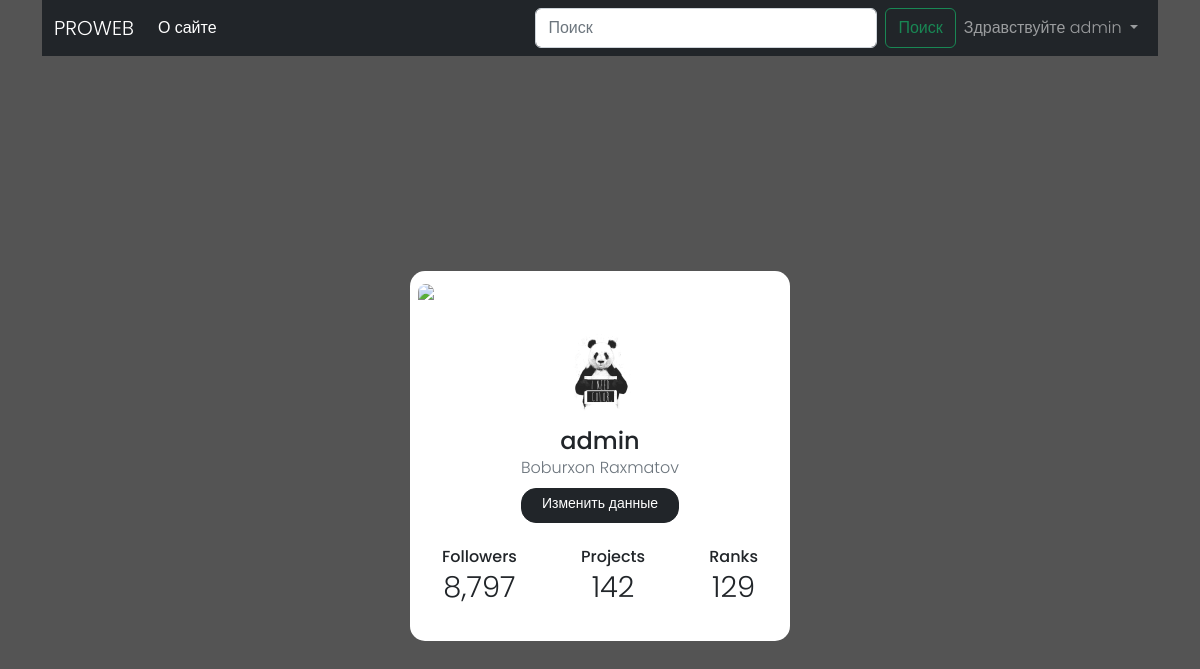
/profile/ (signed in), run on the app's committed database.
### blog/models.py (models this page shows, shortened)
class Profile(models.Model):
    user = models.OneToOneField(User, on_delete=models.CASCADE, verbose_name='Пользователь')
    photo = models.ImageField(upload_to='users/', null=True, blank=True, verbose_name='Фото пользователя')
    def get_photo(self):  # если у себя есть фото, то вернуть его url, иначе ссылка
        if self.photo:
            return self.photo.url
        else:
            return 'https://www.seekpng.com/png/detail/966-9665493_my-profile-icon-blank-profile-image-circle.png'
    class Meta:
        verbose_name = 'Пользователь'
        verbose_name_plural = 'Пользователи'

### blog/views.py (the view)
# urls.py: path('profile/', profile, name='profile'),
def profile(request):
    user_profile = Profile.objects.get(user=request.user)
    context = {
        'profile': user_profile
    }
    return render(request, 'blog/profile.html', context)

### blog/templates/blog/profile.html (shortened to what this page needs)
{% extends 'base.html' %}
{% load static %}
{% block style %}
<link rel="stylesheet" href="{% static 'blog/css/style.css' %}">
{% endblock style %}
{% block main %}
<div class="container d-flex justify-content-center align-items-center">
    <div class="card">
        <div class="upper">
            <img src="https://i.imgur.com/Qtrsrk5.jpg" class="img-fluid">
        </div>
        <div class="user text-center">
            <div class="profile">
                <img src="{{ profile.get_photo }}" class="rounded-circle" width="80">
            </div>
        </div>
        <div class="mt-5 text-center">
            <h4 class="mb-0">{{ profile.user.username }}</h4>
            <span class="text-muted d-block mb-2">{{ profile.user.first_name }} {{ profile.user.last_name }}</span>
            <a href="{% url 'change' %}" class="btn btn-dark btn-sm follow">Изменить данные</a>
            <div class="d-flex justify-content-between align-items-center mt-4 px-4">
                <div class="stats">
                    <h6 class="mb-0">Followers</h6>
                    <span>8,797</span>
                </div>
                <div class="stats">
                    <h6 class="mb-0">Projects</h6>
                    <span>142</span>
                </div>
                <div class="stats">
                    <h6 class="mb-0">Ranks</h6>
                    <span>129</span>
                </div>
            </div>
        </div>
    </div>
</div>
{% endblock main %}

### templates/components/_navbar.html (shortened to what this page needs)
<nav class="navbar navbar-expand-lg navbar-dark bg-dark">
    <div class="container-fluid">
        <a class="navbar-brand" href="{% url 'index' %}">PROWEB</a>
        <div class="collapse navbar-collapse" id="navbarSupportedContent">
            <ul class="navbar-nav me-auto mb-2 mb-lg-0">
                <li class="nav-item">
                    <a class="nav-link active" href="{% url 'about_site' %}">О сайте</a>
                </li>
            </ul>
            <ul class="navbar-nav mb-2 mb-lg-0">
                <form class="d-flex" role="search" method="get" action="{% url 'search' %}">
                    <input name="q" class="form-control me-2" type="search" placeholder="Поиск" aria-label="Поиск">
                    <button class="btn btn-outline-success" type="submit">Поиск</button>
                </form>
                {% if not request.user.is_authenticated %}
                <li class="nav-item">
                    <a class="nav-link active" href="{% url 'login' %}">Войти</a>
                </li>
                <li class="nav-item">
                    <a class="nav-link active" href="{% url 'register' %}">Зарегестрироваться</a>
                </li>
                {% else %}
                <li class="nav-item dropdown">
                    <a class="nav-link dropdown-toggle" href="#" id="navbarDropdown" role="button"
                       data-bs-toggle="dropdown" aria-expanded="false">
                        Здравствуйте {{ request.user.username }}
                    </a>
                </li>
                {% endif %}
            </ul>
        </div>
    </div>
</nav>

### blog/static/blog/css/style.css (style rules this page uses)
body { background-color:#545454; font-family: "Poppins", sans-serif; font-weight: 300; }
.container { height: 100vh; }
.card { width: 380px; border: none; border-radius: 15px; padding: 8px; background-color: #fff; position: relative; height: 370px; }
.upper { height: 100px; }
.upper img { width: 100%; border-top-left-radius: 10px; border-top-right-radius: 10px; }
.user { position: relative; }
.profile img { height: 80px; width: 80px; margin-top:2px; }
.profile { position: absolute; top:-50px; left: 38%; height: 90px; width: 90px; border:3px solid #fff; border-radius: 50%; }
.follow { border-radius: 15px; padding-left: 20px; padding-right: 20px; height: 35px; }
.stats span { font-size: 29px; }

### data on the page
Profile: get_photo (picture), user.username "admin", user.first_name "Boburxon", user.last_name "Raxmatov"

### other printed values
{{ request.user.username }} "admin"
